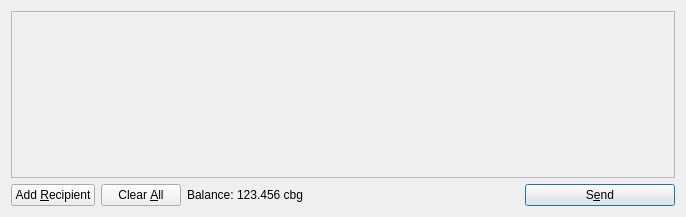
<?xml version="1.0" encoding="UTF-8"?>
<ui version="4.0">
 <class>SendCoinsDialog</class>
 <widget class="QDialog" name="SendCoinsDialog">
  <property name="geometry">
   <rect>
    <x>0</x>
    <y>0</y>
    <width>686</width>
    <height>217</height>
   </rect>
  </property>
  <property name="windowTitle">
   <string>Send Coins</string>
  </property>
  <layout class="QVBoxLayout" name="verticalLayout">
   <item>
    <widget class="QScrollArea" name="scrollArea">
     <property name="widgetResizable">
      <bool>true</bool>
     </property>
     <widget class="QWidget" name="scrollAreaWidgetContents">
      <property name="geometry">
       <rect>
        <x>0</x>
        <y>0</y>
        <width>666</width>
        <height>165</height>
       </rect>
      </property>
      <layout class="QVBoxLayout" name="verticalLayout_2">
       <property name="margin">
        <number>0</number>
       </property>
       <item>
        <layout class="QVBoxLayout" name="entries">
         <property name="spacing">
          <number>6</number>
         </property>
        </layout>
       </item>
       <item>
        <spacer name="verticalSpacer">
         <property name="orientation">
          <enum>Qt::Vertical</enum>
         </property>
         <property name="sizeHint" stdset="0">
          <size>
           <width>20</width>
           <height>40</height>
          </size>
         </property>
        </spacer>
       </item>
      </layout>
     </widget>
    </widget>
   </item>
   <item>
    <layout class="QHBoxLayout" name="horizontalLayout">
     <item>
      <widget class="QPushButton" name="addButton">
       <property name="toolTip">
        <string>Send to multiple recipients at once</string>
       </property>
       <property name="text">
        <string>Add &amp;Recipient</string>
       </property>
       <property name="icon">
        <iconset resource="../bitcoin.qrc">
         <normaloff>:/icons/add</normaloff>:/icons/add</iconset>
       </property>
       <property name="autoDefault">
        <bool>false</bool>
       </property>
      </widget>
     </item>
     <item>
      <widget class="QPushButton" name="clearButton">
       <property name="sizePolicy">
        <sizepolicy hsizetype="Minimum" vsizetype="Fixed">
         <horstretch>0</horstretch>
         <verstretch>0</verstretch>
        </sizepolicy>
       </property>
       <property name="toolTip">
        <string>Remove all transaction fields</string>
       </property>
       <property name="text">
        <string>Clear &amp;All</string>
       </property>
       <property name="icon">
        <iconset resource="../bitcoin.qrc">
         <normaloff>:/icons/remove</normaloff>:/icons/remove</iconset>
       </property>
       <property name="autoRepeatDelay">
        <number>300</number>
       </property>
       <property name="autoDefault">
        <bool>false</bool>
       </property>
      </widget>
     </item>
     <item>
      <layout class="QHBoxLayout" name="horizontalLayout_2">
       <property name="spacing">
        <number>3</number>
       </property>
       <item>
        <widget class="QLabel" name="label">
         <property name="text">
          <string>Balance:</string>
         </property>
        </widget>
       </item>
       <item>
        <widget class="QLabel" name="labelBalance">
         <property name="cursor">
          <cursorShape>IBeamCursor</cursorShape>
         </property>
         <property name="text">
          <string>123.456 cbg</string>
         </property>
         <property name="textInteractionFlags">
          <set>Qt::LinksAccessibleByMouse|Qt::TextSelectableByKeyboard|Qt::TextSelectableByMouse</set>
         </property>
        </widget>
       </item>
      </layout>
     </item>
     <item>
      <spacer name="horizontalSpacer">
       <property name="orientation">
        <enum>Qt::Horizontal</enum>
       </property>
       <property name="sizeHint" stdset="0">
        <size>
         <width>40</width>
         <height>20</height>
        </size>
       </property>
      </spacer>
     </item>
     <item>
      <widget class="QPushButton" name="sendButton">
       <property name="minimumSize">
        <size>
         <width>150</width>
         <height>0</height>
        </size>
       </property>
       <property name="toolTip">
        <string>Confirm the send action</string>
       </property>
       <property name="text">
        <string>S&amp;end</string>
       </property>
       <property name="icon">
        <iconset resource="../bitcoin.qrc">
         <normaloff>:/icons/send</normaloff>:/icons/send</iconset>
       </property>
       <property name="default">
        <bool>true</bool>
       </property>
      </widget>
     </item>
    </layout>
   </item>
  </layout>
 </widget>
 <resources>
  <include location="../bitcoin.qrc"/>
 </resources>
 <connections/>
</ui>
